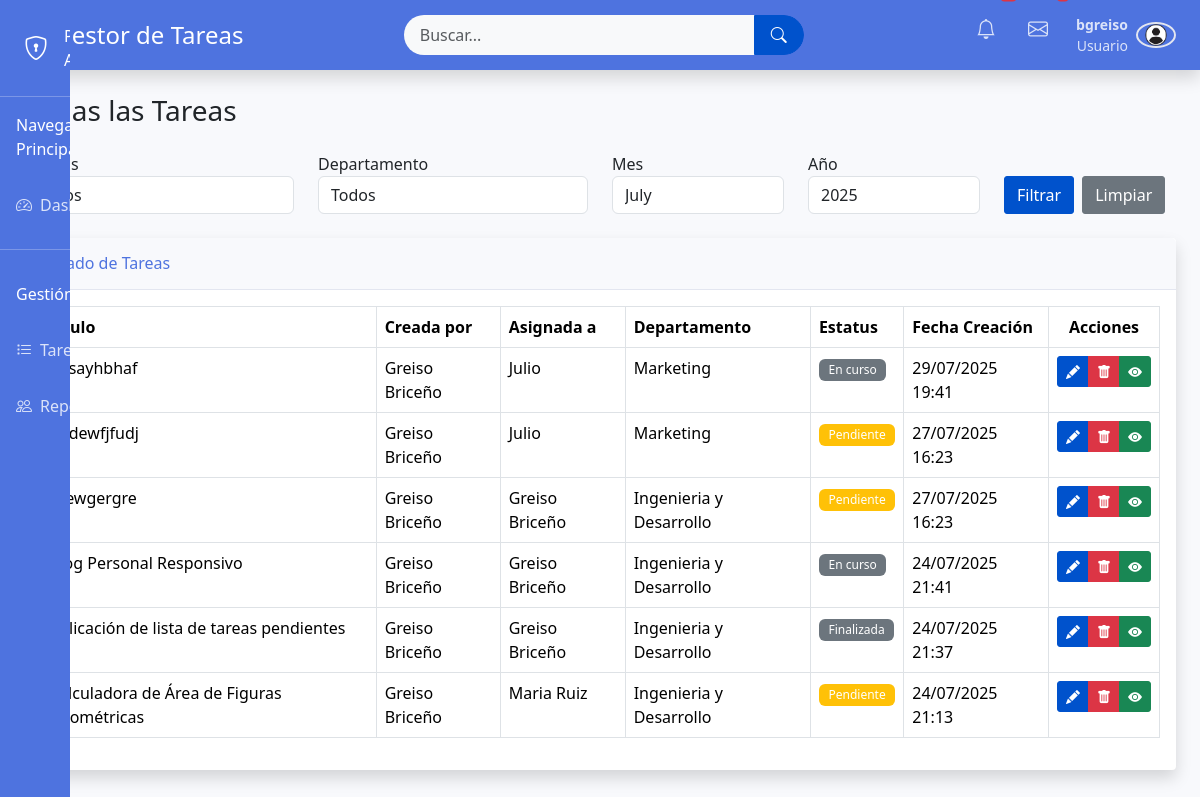
/todas.php (signed in), run on the app's committed database.
### tables this page shows
CREATE TABLE `tareas` (
  `id_tarea` int(11) NOT NULL,
  `id_usuario` int(11) NOT NULL,
  `id_usuario_asignado` int(11) NOT NULL,
  `titulo` varchar(255) NOT NULL,
  `categoria` text NOT NULL,
  `descripcion` text,
  `herramientas` text,
  `id_estatus` int(11) NOT NULL,
  `fecha_creacion` datetime DEFAULT CURRENT_TIMESTAMP,
  `fecha_actualizacion` datetime DEFAULT NULL ON UPDATE CURRENT_TIMESTAMP,
  `fecha_finalizacion` datetime DEFAULT NULL,
  `prioridad` varchar(255) NOT NULL,
  `id_tarea_padre` int(11) DEFAULT NULL
);

CREATE TABLE `usuarios` (
  `id_usuario` int(11) NOT NULL,
  `nombre` varchar(100) NOT NULL,
  `usuario` varchar(50) NOT NULL,
  `contraseña` varchar(255) NOT NULL,
  `email` varchar(255) NOT NULL,
  `telefono` int(11) NOT NULL,
  `id_departamento` int(11) DEFAULT NULL,
  `id_cargo` int(11) DEFAULT NULL,
  `id_rol` int(11) DEFAULT NULL,
  `fecha_registro` datetime DEFAULT CURRENT_TIMESTAMP,
  `ultimo_acceso` datetime DEFAULT NULL
);

CREATE TABLE `departamentos` (
  `id_departamento` int(11) NOT NULL,
  `nombre` varchar(100) NOT NULL
);

CREATE TABLE `estatus` (
  `id_estatus` int(11) NOT NULL,
  `nombre` varchar(50) NOT NULL
);

### todas.php (the view, shortened to what this page needs)
<?php
require_once 'config.php';
include 'header.php';
$filtros = [
    'estatus' => $_GET['estatus'] ?? null,
    'departamento' => $_GET['departamento'] ?? null,
    'mes' => $_GET['mes'] ?? date('m'),
    'ano' => $_GET['ano'] ?? date('Y')
];
$query = "SELECT
            t.*,
            uc.nombre AS creador_nombre,
            ua.nombre AS asignado_nombre,
            d.nombre AS departamento_nombre,
            e.nombre AS estatus
          FROM tareas t
          JOIN usuarios uc ON t.id_usuario = uc.id_usuario
          JOIN usuarios ua ON t.id_usuario_asignado = ua.id_usuario
          JOIN departamentos d ON ua.id_departamento = d.id_departamento
          JOIN estatus e ON t.id_estatus = e.id_estatus
          WHERE 1=1";
$query .= " ORDER BY t.fecha_creacion DESC";
$tareas = [];
$stmt = $conexion->prepare($query);
if (!$stmt->execute()) {
    die("Error al ejecutar la consulta: " . $stmt->error);
}
$result = $stmt->get_result();
if ($result) {
    $tareas = $result->fetch_all(MYSQLI_ASSOC);
}
?>
<div class="container-fluid">
    <h1 class="h3 mb-4 text-gray-800">Todas las Tareas</h1>
    <form method="get" class="mb-4">
        <div class="row">
            <div class="col-md-3">
                <label>Estatus</label>
                <select name="estatus" class="form-control">
                    <option value="">Todos</option>
                </select>
            </div>
            <div class="col-md-3">
                <label>Departamento</label>
                <select name="departamento" class="form-control">
                    <option value="">Todos</option>
                </select>
            </div>
            <div class="col-md-2">
                <label>Mes</label>
                <select name="mes" class="form-control">
                    <?php for($i=1; $i<=12; $i++): ?>
                        <option value="<?= $i ?>" <?= $filtros['mes'] == $i ? 'selected' : '' ?>>
                            <?= DateTime::createFromFormat('!m', $i)->format('F') ?>
                        </option>
                    <?php endfor; ?>
                </select>
            </div>
            <div class="col-md-2">
                <label>Año</label>
                <select name="ano" class="form-control">
                    <?php for($i=date('Y'); $i>=2020; $i--): ?>
                        <option value="<?= $i ?>" <?= $filtros['ano'] == $i ? 'selected' : '' ?>><?= $i ?></option>
                    <?php endfor; ?>
                </select>
            </div>
            <div class="col-md-2 d-flex align-items-end">
                <button type="submit" class="btn btn-primary">Filtrar</button>
                <a href="todas.php" class="btn btn-secondary ms-2">Limpiar</a>
            </div>
        </div>
    </form>
    <div class="card shadow mb-4">
        <div class="card-header py-3 d-flex flex-row align-items-center justify-content-between">
            <h6 class="m-0 font-weight-bold text-primary">Listado de Tareas</h6>
        </div>
        <div class="card-body">
            <div class="table-responsive">
                <table class="table table-bordered" id="dataTable" width="100%" cellspacing="0">
                    <thead>
                        <tr>
                            <th>Título</th>
                            <th>Creada por</th>
                            <th>Asignada a</th>
                            <th>Departamento</th>
                            <th>Estatus</th>
                            <th>Fecha Creación</th>
                            <th class="text-center">Acciones</th>
                        </tr>
                    </thead>
                    <tbody>
                        <?php foreach($tareas as $tarea): ?>
                        <tr>
                            <td><?= htmlspecialchars($tarea['titulo']) ?></td>
                            <td><?= htmlspecialchars($tarea['creador_nombre']) ?></td>
                            <td><?= htmlspecialchars($tarea['asignado_nombre']) ?></td>
                            <td><?= htmlspecialchars($tarea['departamento_nombre']) ?></td>
                            <td>
                                <span class="badge bg-<?=
                                    $tarea['estatus'] == 'Completado' ? 'success' :
                                    ($tarea['estatus'] == 'Pendiente' ? 'warning' :
                                    ($tarea['estatus'] == 'En Progreso' ? 'info' : 'secondary'))
                                ?>">
                                    <?= $tarea['estatus'] ?>
                                </span>
                            </td>
                            <td><?= date('d/m/Y H:i', strtotime($tarea['fecha_creacion'])) ?></td>
                            <td class="text-center">
                                <div class="btn-group" role="group">
                                    <button type="button"
                                            class="btn btn-primary btn-sm"
                                            data-bs-toggle="modal"
                                            data-bs-target="#editarTareaModal"
                                            data-id="<?= $tarea['id_tarea'] ?>"
                                            onclick="cargarDatosTarea(<?= $tarea['id_tarea'] ?>)">
                                        <i class="bi bi-pencil-fill"></i>
                                    </button>
                                    <button type="button"
                                            class="btn btn-danger btn-sm"
                                            data-bs-toggle="modal"
                                            data-bs-target="#eliminarTareaModal"
                                            data-id="<?= $tarea['id_tarea'] ?>"
                                            data-titulo="<?= htmlspecialchars($tarea['titulo']) ?>">
                                        <i class="bi bi-trash-fill"></i>
                                    </button>
                                    <a href="ver.php?id=<?= $tarea['id_tarea'] ?>"
                                       class="btn btn-success btn-sm">
                                        <i class="bi bi-eye-fill"></i>
                                    </a>
                                </div>
                            </td>
                        </tr>
                        <?php endforeach; ?>
                    </tbody>
                </table>
            </div>
        </div>
    </div>
</div>
<?php include 'footer.php'; ?>

### admin.css (style rules this page uses)
body { background-color: #f8f9fc; overflow-x: hidden; }
.card { border: none; border-radius: 0.35rem; box-shadow: 0 0.15rem 1.75rem 0 rgba(58, 59, 69, 0.15); }
.card-header { background-color: #f8f9fc; border-bottom: 1px solid #e3e6f0; }
.text-primary { color: #4e73df !important; }
.badge { font-weight: 500; padding: 0.4em 0.8em; }
.btn { border-radius: 3px; font-weight: 500; }
.btn-primary { background-color: #0052cc; border-color: #0052cc; }
.card { border-radius: 4px; box-shadow: 0 1px 2px rgba(9, 30, 66, 0.25); }

### data on the page
tareas: titulo "gdsayhbhaf", id_usuario.nombre "Greiso Briceño", id_usuario_asignado.nombre "Julio", departamentos.nombre "Marketing", id_estatus.nombre "En curso", fecha_creacion "29/07/2025 19:41"
tareas: titulo "uhdewfjfudj", id_usuario.nombre "Greiso Briceño", id_usuario_asignado.nombre "Julio", departamentos.nombre "Marketing", id_estatus.nombre "Pendiente", fecha_creacion "27/07/2025 16:23"
tareas: titulo "grewgergre", id_usuario.nombre "Greiso Briceño", departamentos.nombre "Ingenieria y Desarrollo", id_estatus.nombre "Pendiente", fecha_creacion "27/07/2025 16:23"
tareas: titulo "Blog Personal Responsivo", id_usuario.nombre "Greiso Briceño", departamentos.nombre "Ingenieria y Desarrollo", id_estatus.nombre "En curso", fecha_creacion "24/07/2025 21:41"
tareas: titulo "Aplicación de lista de tareas pendientes", id_usuario.nombre "Greiso Briceño", departamentos.nombre "Ingenieria y Desarrollo", id_estatus.nombre "Finalizada", fecha_creacion "24/07/2025 21:37"
tareas: titulo "Calculadora de Área de Figuras Geométricas", id_usuario.nombre "Greiso Briceño", id_usuario_asignado.nombre "Maria Ruiz", departamentos.nombre "Ingenieria y Desarrollo", id_estatus.nombre "Pendiente", fecha_creacion "24/07/2025 21:13"

### other printed values
$nombreUsuario "bgreiso"
form field mes "July"
form field ano "2025"
